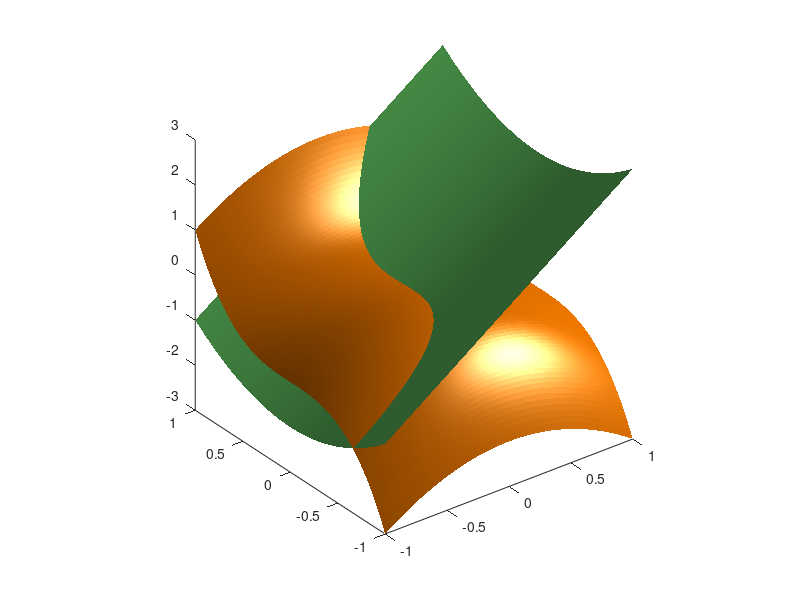

The MATLAB source for this figure: (Note: this script raises an error after producing the figure.)
clear all; close all;

% Define the input grid
[x, y] = meshgrid(linspace(-1, 1));
% Calculate the two surfaces
z1 = y.^2 + 2*x;
z2 = 2*y.^3 - x.^2;
% Visualize the two surfaces
surface(x, y, z1, 'FaceColor', [0.5 1.0 0.5], 'EdgeColor', 'none');
surface(x, y, z2, 'FaceColor', [1.0 0.5 0.0], 'EdgeColor', 'none');
view(3); camlight; axis vis3d
% Take the difference between the two surface heights and find the contour
% where that surface is zero.
zdiff = z1 - z2;
C = contours(x, y, zdiff, [0 0]);
% Extract the x- and y-locations from the contour matrix C.
xL = C(1, 2:end);
yL = C(2, 2:end);
% Interpolate on the first surface to find z-locations for the intersection
% line.
zL = interp2(x, y, z1, xL, yL);
% Visualize the line.
line(xL, yL, zL, 'Color', 'k', 'LineWidth', 3);